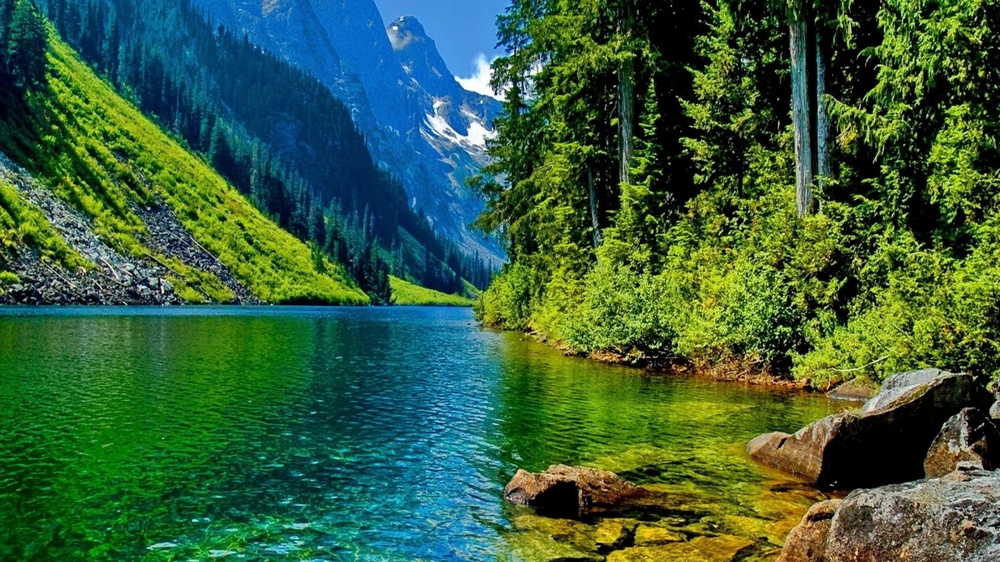
#> input picture nature.jpg, 1000 x 562 px, shrunk from 1920 x 1080 before the run, given in place of the camera
$ python colorTracking.py
#> lines starting #> are read from the running program, lines starting #| are printed output that depends on the picture; after the words box and inside, x2 and y2 are one past the last pixel; in counts of white or black regions, pixels touching at a corner belong together
import cv2
import numpy as np

cap = cv2.VideoCapture(0)

while(1):
    # take each frame
    _, frame = cap.read()
#> frame is the input picture: shape (562, 1000, 3); mean B, G, R 60.4, 94.3, 55.2

    #convert to BGR to HSV
    hsv = cv2.cvtColor( frame, cv2.COLOR_BGR2HSV )
#> hsv: shape (562, 1000, 3); mean H, S, V 62.3, 189.3, 106.1

    # define range of blue color in HSV
    lower_green = np.array( [ 75, 55, 55 ] )
    upper_green = np.array( [ 95, 255, 255 ] )

    # threshold the hsv image to get only green colors
    mask = cv2.inRange(hsv, lower_green, upper_green)
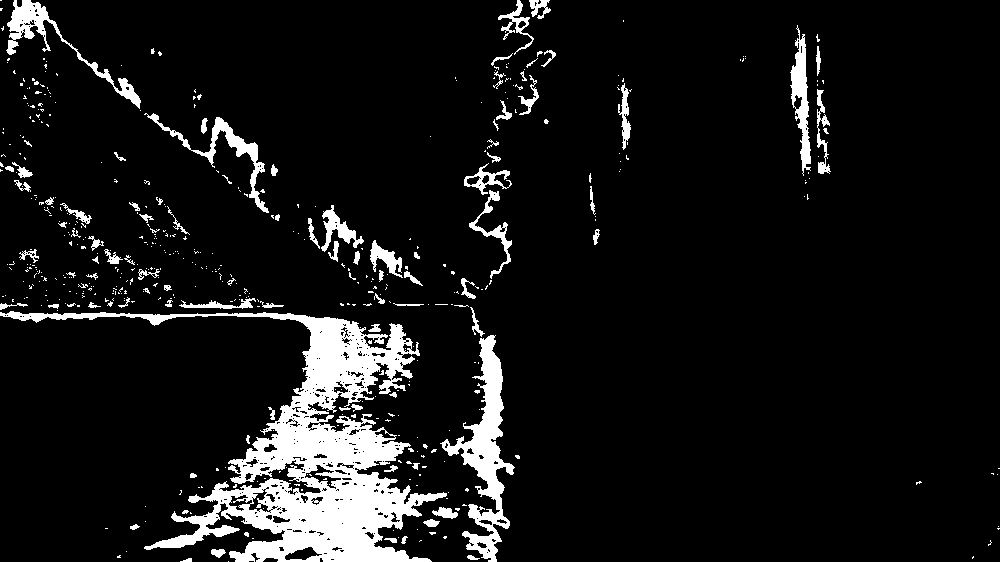
#> mask: shape (562, 1000); 8.6% white; 511 white regions (422 under 20 px), largest, box (x1, y1, x2, y2) and area: (0, 311, 447, 562) 28439, (440, 335, 515, 562) 5058, (6, 0, 141, 109) 1906

    #bitwise "AND" mask the original image
    res = cv2.bitwise_and( frame, frame, mask = mask )
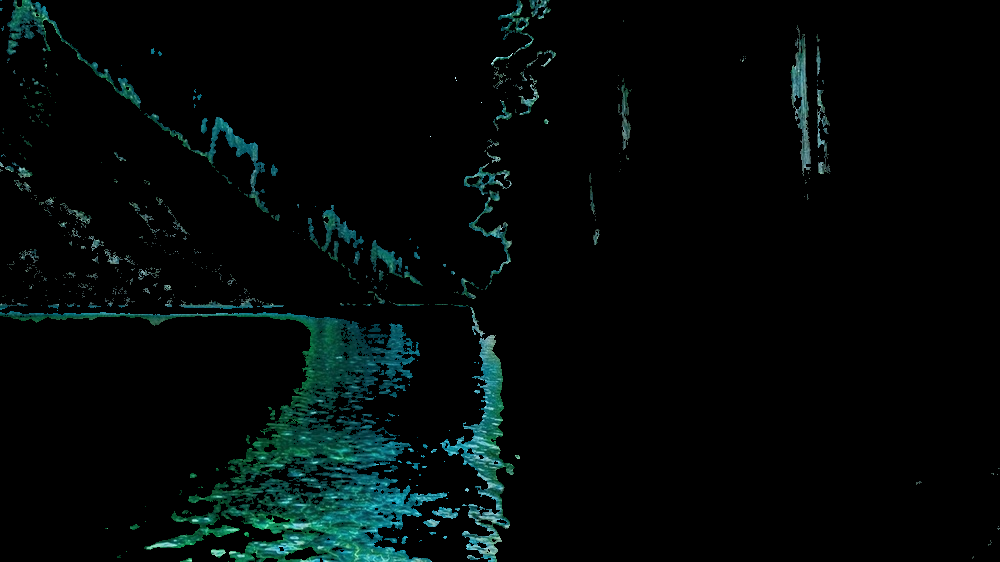
#> res: shape (562, 1000, 3); mean B, G, R 8.2, 8.8, 2.4

    cv2.imshow( 'frame',frame )
    cv2.imshow( 'mask', mask )
    cv2.imshow( 'res', res )

    k = cv2.waitKey(5) & 0xFF
#> (key Esc is pressed here)

    if k == 27:
        break


cv2.destroyAllWindows()
